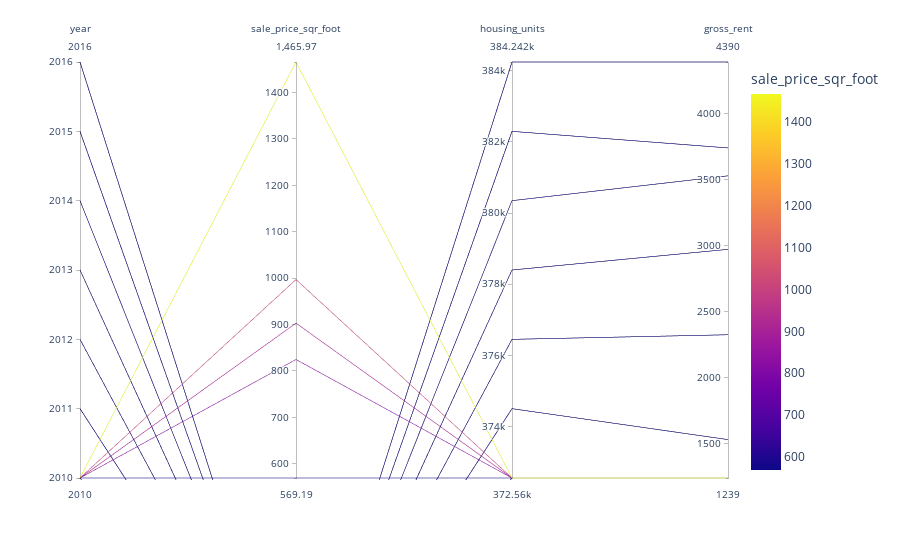

Notebook cell for this chart:
### Code cell
# Parallel Coordinates Plot
px.parallel_coordinates(df_expensive_neighborhoods_per_year, color='sale_price_sqr_foot')

### Figure 1 — Plotly figure (JSON) as saved in the notebook; plotly's stock layout.template omitted (floating-point values rounded to 4 significant figures)
{"data": [{"dimensions": [{"label": "year", "values": [2010, 2010, 2010, 2010, 2010, 2010, 2010, 2010, 2011, 2011, 2011, 2011, 2011, 2011, 2011, 2011, 2012, 2012, 2012, 2012, 2012, 2012, 2012, 2013, 2013, 2013, 2013, 2013, 2013, 2014, 2014, 2014, 2014, 2014, 2014, 2014, 2014, 2015, 2015, 2015, 2015, 2015, 2015, 2016, 2016, 2016, 2016, 2016]}, {"label": "sale_price_sqr_foot", "values": [569.2, 824.7, 997.0, 1466.0, 903.0, null, null, null, null, null, null, null, null, null, null, null, null, null, null, null, null, null, null, null, null, null, null, null, null, null, null, null, null, null, null, null, null, null, null, null, null, null, null, null, null, null, null, null]}, {"label": "housing_units", "values": [372560, 372560, 372560, 372560, 372560, 372560, 372560, 372560, 374507, 374507, 374507, 374507, 374507, 374507, 374507, 374507, 376454, 376454, 376454, 376454, 376454, 376454, 376454, 378401, 378401, 378401, 378401, 378401, 378401, 380348, 380348, 380348, 380348, 380348, 380348, 380348, 380348, 382295, 382295, 382295, 382295, 382295, 382295, 384242, 384242, 384242, 384242, 384242]}, {"label": "gross_rent", "values": [1239, 1239, 1239, 1239, 1239, 1239, 1239, 1239, 1530, 1530, 1530, 1530, 1530, 1530, 1530, 1530, 2324, 2324, 2324, 2324, 2324, 2324, 2324, 2971, 2971, 2971, 2971, 2971, 2971, 3528, 3528, 3528, 3528, 3528, 3528, 3528, 3528, 3739, 3739, 3739, 3739, 3739, 3739, 4390, 4390, 4390, 4390, 4390]}], "domain": {"x": [0, 1], "y": [0, 1]}, "line": {"color": [569.2, 824.7, 997.0, 1466.0, 903.0, null, null, null, null, null, null, null, null, null, null, null, null, null, null, null, null, null, null, null, null, null, null, null, null, null, null, null, null, null, null, null, null, null, null, null, null, null, null, null, null, null, null, null], "coloraxis": "coloraxis"}, "name": "", "type": "parcoords"}], "layout": {"autosize": true, "coloraxis": {"colorbar": {"title": {"text": "sale_price_sqr_foot"}}, "colorscale": [[0, "#0d0887"], [0.1111, "#46039f"], [0.2222, "#7201a8"], [0.3333, "#9c179e"], [0.4444, "#bd3786"], [0.5556, "#d8576b"], [0.6667, "#ed7953"], [0.7778, "#fb9f3a"], [0.8889, "#fdca26"], [1, "#f0f921"]]}, "legend": {"tracegroupgap": 0}, "margin": {"t": 60}}}
